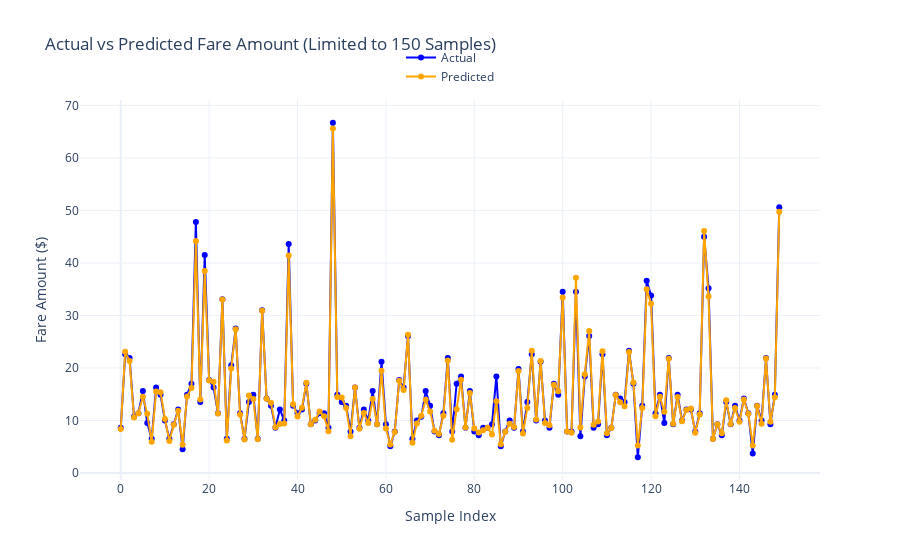

Source (notebook cell):
### Code cell
from sklearn.ensemble import RandomForestRegressor
from data import *
from model import *

taxi_type = GREEN
train_sql = getSqlForModeling(taxi_type, isTrain=True)
test_sql = getSqlForModeling(taxi_type, isTrain=False)

model = RandomForestRegressor(n_estimators=100, 
                              max_depth=10)

# Training
with DR.engn.connect() as conn:
    processed = 0
    for df in pd.read_sql(train_sql, conn, chunksize=CHUNK_SIZE):
        processed += len(df)
        X = df[FEATURES]
        y = df[VARIABLE]

        model.fit(X, y)
        O.out(f'Trained {processed} rows')

# Predictions
with DR.engn.connect() as conn:
    processed = 0
    y_test = []
    y_pred = []
    for df in pd.read_sql(test_sql, conn, chunksize=CHUNK_SIZE):
        processed += len(df)
        X = df[FEATURES]
        y_test.append(df[VARIABLE])

        y_pred.append(model.predict(X))
        O.out(f'Predicted {processed} rows')

# Performance
merged_y_test = pd.concat(y_test, ignore_index=True)
merged_y_pred = np.concatenate(y_pred)

showPerformance(merged_y_test, merged_y_pred)

### Figure 1 — Plotly figure (JSON) as saved in the notebook; plotly's stock layout.template omitted (floating-point values rounded to 4 significant figures; data arrays with more than 128 entries replaced by an {"elided": "..."} marker saying what was removed)
{"data": [{"line": {"color": "blue"}, "mode": "lines+markers", "name": "Actual", "type": "scatter", "x": {"elided": "150 int values"}, "y": {"elided": "150 float values"}}, {"line": {"color": "orange"}, "mode": "lines+markers", "name": "Predicted", "type": "scatter", "x": {"elided": "150 int values"}, "y": {"elided": "150 float values"}}], "layout": {"legend": {"x": 0.5, "xanchor": "center", "y": 1.15, "yanchor": "top"}, "title": {"text": "Actual vs Predicted Fare Amount (Limited to 150 Samples)"}, "xaxis": {"title": {"text": "Sample Index"}}, "yaxis": {"title": {"text": "Fare Amount ($)"}}}}
